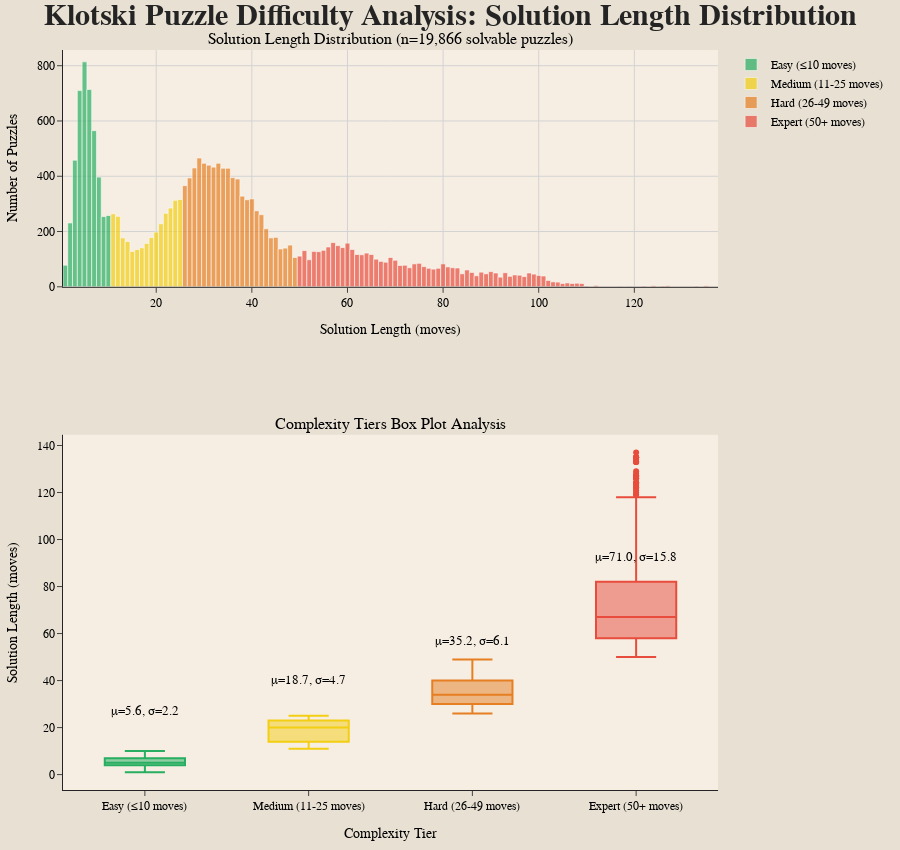

Notebook source saved alongside this figure:
### Markdown cell above
### Visualization 2: Solution Length Distribution with Complexity Tiers

### Code cell
# Create complexity tiers based on solution length
def assign_complexity_tier(length):
    if length <= 10:
        return 'Easy (≤10 moves)'
    elif length <= 25:
        return 'Medium (11-25 moves)'
    elif length <= 49:  # Adjust the range for Hard
        return 'Hard (26-49 moves)'
    else:
        return 'Expert (50+ moves)'

# Subset solvable data
solvable_data = df_analysis[df_analysis['is_solvable'] == True].copy()
solvable_data['complexity_tier'] = solvable_data['solution_length'].apply(assign_complexity_tier)

# Create subplot with histogram and box plot
fig = make_subplots(
    rows=2, cols=1,
    subplot_titles=(
        f'Solution Length Distribution (n={len(solvable_data):,} solvable puzzles)',
        'Complexity Tiers Box Plot Analysis'
    ),
    vertical_spacing=0.2,  # Adjusted vertical spacing
    row_heights=[0.4, 0.6]  # Adjust row height ratio
)

# Define complexity tier colors
tier_colors = {
    'Easy (≤10 moves)': '#27AE60',
    'Medium (11-25 moves)': "#F3CE12", 
    'Hard (26-49 moves)': '#E67E22',  # Adjusted range
    'Expert (50+ moves)': '#E74C3C'
}

# Histogram with complexity tier coloring
for tier in ['Easy (≤10 moves)', 'Medium (11-25 moves)', 'Hard (26-49 moves)', 'Expert (50+ moves)']:
    tier_data = solvable_data[solvable_data['complexity_tier'] == tier]['solution_length']
    
    # Dynamically adjust bin size based on tier
    if tier == 'Easy (≤10 moves)':
        nbinsx = 11  # Smaller bins for easy tier
    elif tier == 'Medium (11-25 moves)':
        nbinsx = 15
    elif tier == 'Hard (26-49 moves)':
        nbinsx = 25
    else:  # Expert
        nbinsx = 100

    fig.add_trace(
        go.Histogram(
            x=tier_data,
            name=tier,
            marker_color=tier_colors[tier],
            opacity=0.7,
            nbinsx=nbinsx,  # Set dynamic bin size
            hovertemplate=(
                '%{x} steps<br>'  # Show the number of steps (solution length)
                '%{y} puzzles'  # Show the number of puzzles in that bin
            )
        ), row=1, col=1
    )

# Box plot for tiers
for tier in tier_colors.keys():
    tier_data = solvable_data[solvable_data['complexity_tier'] == tier]['solution_length']
    fig.add_trace(
        go.Box(
            y=tier_data,
            name=tier,
            marker_color=tier_colors[tier],
            boxpoints='outliers',
            showlegend=False,
        ), row=2, col=1
    )

# Update layout for a clean, professional look
fig.update_layout(
    title={
        'text': 'Klotski Puzzle Difficulty Analysis: Solution Length Distribution',
        'x': 0.5,
        'xanchor': 'center',
        'font': {
            'family': 'Courier New',  # Heading font (Courier New)
            'size': 30,
            'color': '#242424',
            'weight': 'bold'
        }
    },
    showlegend=True,
    height=850,  
    font=dict(family="Courier New", size=12, color="black"),
    plot_bgcolor='#F6EEE3',
    paper_bgcolor='#E7E0D3',
        xaxis=dict(showgrid=True, gridcolor='lightgray'),
    yaxis=dict(showgrid=True, gridcolor='lightgray'),
    margin=dict(t=50, b=50, l=50, r=50),
    barmode='overlay'
)

# Update axes titles
fig.update_xaxes(title_text="Solution Length (moves)", row=1, col=1)
fig.update_yaxes(title_text="Number of Puzzles", row=1, col=1)
fig.update_xaxes(title_text="Complexity Tier", row=2, col=1)
fig.update_yaxes(title_text="Solution Length (moves)", row=2, col=1)

# Apply custom font to axis titles and legend in layout
fig.update_layout(
    xaxis=dict(title_font=dict(family="Courier New", size=14, color="black")),
    yaxis=dict(title_font=dict(family="Courier New", size=14, color="black")),
    legend=dict(font=dict(family="Courier New", size=12, color="black"))
)


# Print tier statistics
print("COMPLEXITY TIER ANALYSIS:")
tier_stats = solvable_data.groupby('complexity_tier')['solution_length'].agg(['count', 'mean', 'median', 'std']).round(2)
for i, tier in enumerate(tier_colors.keys()):
    if tier in tier_stats.index:
        stats = tier_stats.loc[tier]
        fig.add_annotation(
            x=i,  # corresponds to the box plot order
            y=stats['mean'],  # display mean as reference
            text=f"μ={stats['mean']:.1f}, σ={stats['std']:.1f}",
            showarrow=False,
            yshift=50,
            font=dict(family="Courier New", size=13, color="black"),
            xref='x2', yref='y2',  # references to the second subplot
        )


# Show the plot
fig.show()

### Figure 1 — Plotly figure (JSON) as saved in the notebook; plotly's stock layout.template omitted (floating-point values rounded to 4 significant figures; data arrays with more than 128 entries replaced by an {"elided": "..."} marker saying what was removed)
{"data": [{"hovertemplate": "%{x} steps<br>%{y} puzzles", "marker": {"color": "#27AE60"}, "name": "Easy (≤10 moves)", "nbinsx": 11, "opacity": 0.7, "type": "histogram", "x": {"elided": "4479 int values"}, "xaxis": "x", "yaxis": "y"}, {"hovertemplate": "%{x} steps<br>%{y} puzzles", "marker": {"color": "#F3CE12"}, "name": "Medium (11-25 moves)", "nbinsx": 15, "opacity": 0.7, "type": "histogram", "x": {"elided": "3205 int values"}, "xaxis": "x", "yaxis": "y"}, {"hovertemplate": "%{x} steps<br>%{y} puzzles", "marker": {"color": "#E67E22"}, "name": "Hard (26-49 moves)", "nbinsx": 25, "opacity": 0.7, "type": "histogram", "x": {"elided": "7663 int values"}, "xaxis": "x", "yaxis": "y"}, {"hovertemplate": "%{x} steps<br>%{y} puzzles", "marker": {"color": "#E74C3C"}, "name": "Expert (50+ moves)", "nbinsx": 100, "opacity": 0.7, "type": "histogram", "x": {"elided": "4519 int values"}, "xaxis": "x", "yaxis": "y"}, {"boxpoints": "outliers", "marker": {"color": "#27AE60"}, "name": "Easy (≤10 moves)", "showlegend": false, "type": "box", "xaxis": "x2", "y": {"elided": "4479 int values"}, "yaxis": "y2"}, {"boxpoints": "outliers", "marker": {"color": "#F3CE12"}, "name": "Medium (11-25 moves)", "showlegend": false, "type": "box", "xaxis": "x2", "y": {"elided": "3205 int values"}, "yaxis": "y2"}, {"boxpoints": "outliers", "marker": {"color": "#E67E22"}, "name": "Hard (26-49 moves)", "showlegend": false, "type": "box", "xaxis": "x2", "y": {"elided": "7663 int values"}, "yaxis": "y2"}, {"boxpoints": "outliers", "marker": {"color": "#E74C3C"}, "name": "Expert (50+ moves)", "showlegend": false, "type": "box", "xaxis": "x2", "y": {"elided": "4519 int values"}, "yaxis": "y2"}], "layout": {"annotations": [{"font": {"size": 16}, "showarrow": false, "text": "Solution Length Distribution (n=19,866 solvable puzzles)", "x": 0.5, "xanchor": "center", "xref": "paper", "y": 1, "yanchor": "bottom", "yref": "paper"}, {"font": {"size": 16}, "showarrow": false, "text": "Complexity Tiers Box Plot Analysis", "x": 0.5, "xanchor": "center", "xref": "paper", "y": 0.48, "yanchor": "bottom", "yref": "paper"}, {"font": {"color": "black", "family": "Courier New", "size": 13}, "showarrow": false, "text": "μ=5.6, σ=2.2", "x": 0, "xref": "x2", "y": 5.61, "yref": "y2", "yshift": 50}, {"font": {"color": "black", "family": "Courier New", "size": 13}, "showarrow": false, "text": "μ=18.7, σ=4.7", "x": 1, "xref": "x2", "y": 18.66, "yref": "y2", "yshift": 50}, {"font": {"color": "black", "family": "Courier New", "size": 13}, "showarrow": false, "text": "μ=35.2, σ=6.1", "x": 2, "xref": "x2", "y": 35.17, "yref": "y2", "yshift": 50}, {"font": {"color": "black", "family": "Courier New", "size": 13}, "showarrow": false, "text": "μ=71.0, σ=15.8", "x": 3, "xref": "x2", "y": 71.01, "yref": "y2", "yshift": 50}], "barmode": "overlay", "font": {"color": "black", "family": "Courier New", "size": 12}, "height": 850, "legend": {"font": {"color": "black", "family": "Courier New", "size": 12}}, "margin": {"b": 50, "l": 50, "r": 50, "t": 50}, "paper_bgcolor": "#E7E0D3", "plot_bgcolor": "#F6EEE3", "showlegend": true, "title": {"font": {"color": "#242424", "family": "Courier New", "size": 30, "weight": "bold"}, "text": "Klotski Puzzle Difficulty Analysis: Solution Length Distribution", "x": 0.5, "xanchor": "center"}, "xaxis": {"anchor": "y", "domain": [0, 1], "gridcolor": "lightgray", "showgrid": true, "title": {"font": {"color": "black", "family": "Courier New", "size": 14}, "text": "Solution Length (moves)"}}, "xaxis2": {"anchor": "y2", "domain": [0, 1], "title": {"text": "Complexity Tier"}}, "yaxis": {"anchor": "x", "domain": [0.68, 1], "gridcolor": "lightgray", "showgrid": true, "title": {"font": {"color": "black", "family": "Courier New", "size": 14}, "text": "Number of Puzzles"}}, "yaxis2": {"anchor": "x2", "domain": [0, 0.48], "title": {"text": "Solution Length (moves)"}}}}
